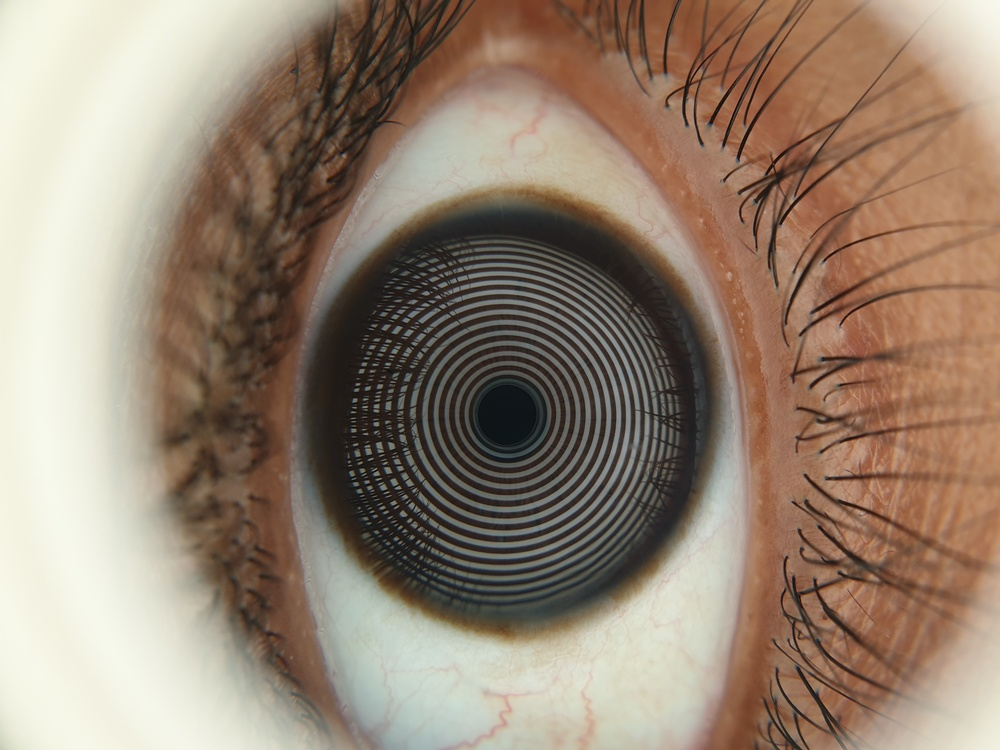
%> input picture Data/trial.jpg, 1000 x 750 px, shrunk from 4032 x 3024 before the run
$ octave --eval "result = findCenterGlow(imread('../../../Data/trial.jpg'));"   (GNU Octave 9; MATLAB toolbox functions it lacks are replaced by stand-ins)
%> lines starting %> are read from the running program, lines starting %| are printed output that depends on the picture; in (x1, y1, x2, y2) boxes, pixels count from 0 and x2, y2 are one past the last pixel; in counts of white or black regions, pixels touching at a corner belong together; the program's own positions count from 1
function [center, bwFilled] = findCenterGlow(I)
% FINDCENTERGLOW (Rewritten for Enhanced/CLAHE Images)
% Finds the center of the Placido disk by locating the geometric
% hub of the concentric ring structures.

    % 1. Ensure grayscale and double format
    if size(I, 3) == 3
        I = rgb2gray(I);
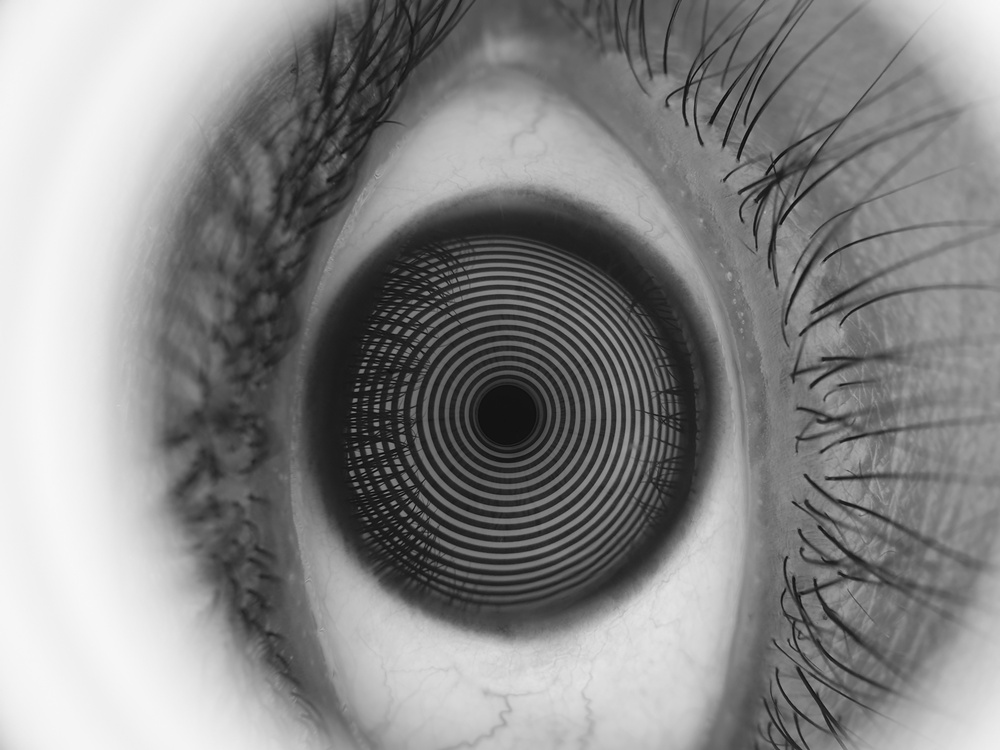
%> I: size 750x1000 uint8; min 5, max 248, mean 135.4
    end
    I = im2double(I);
%> I: size 750x1000 double

    % 2. Clean up local artifacts and isolate ring edges
    % Instead of top-hatting a glow, we binarize the sharp mires directly
    bw_rings = imbinarize(I, 'adaptive', 'Sensitivity', 0.5);
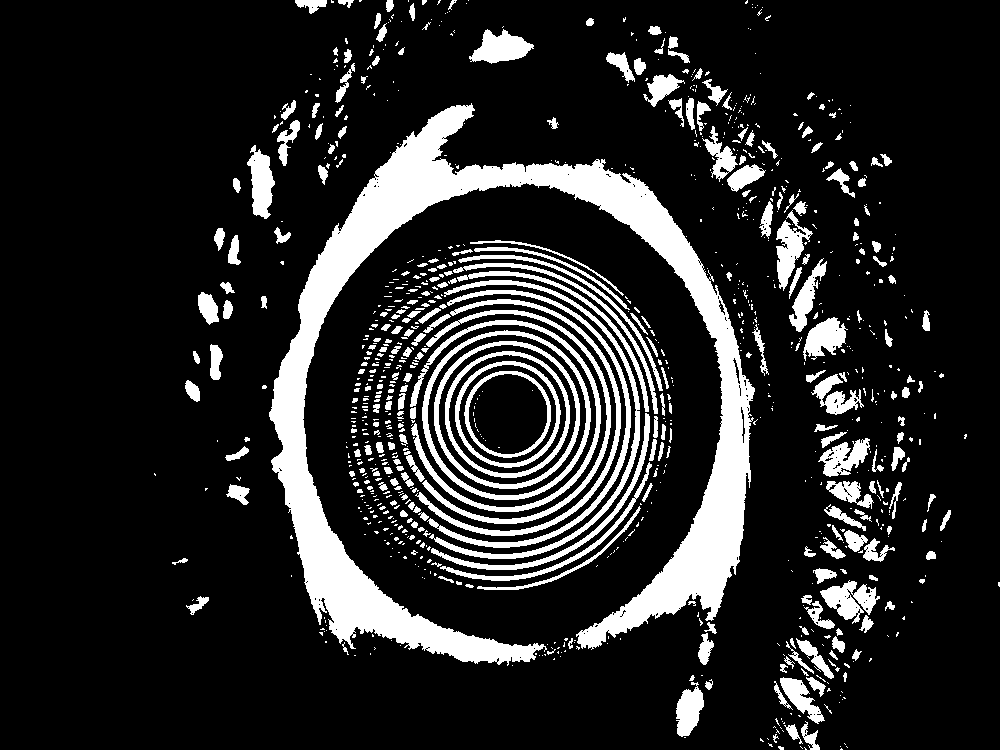
%> bw_rings: size 750x1000 logical; 15.6% white; 972 white regions (687 under 20 px), largest, box (x1, y1, x2, y2) and area: (269, 103, 755, 666) 51167, (410, 320, 601, 512) 2862, (429, 280, 640, 559) 2739

    % 3. Fill the innermost ring completely to create a solid central core
    % This turns the center ring structure into a reliable solid circular mask
    bwFilled = imfill(bw_rings, 'holes');
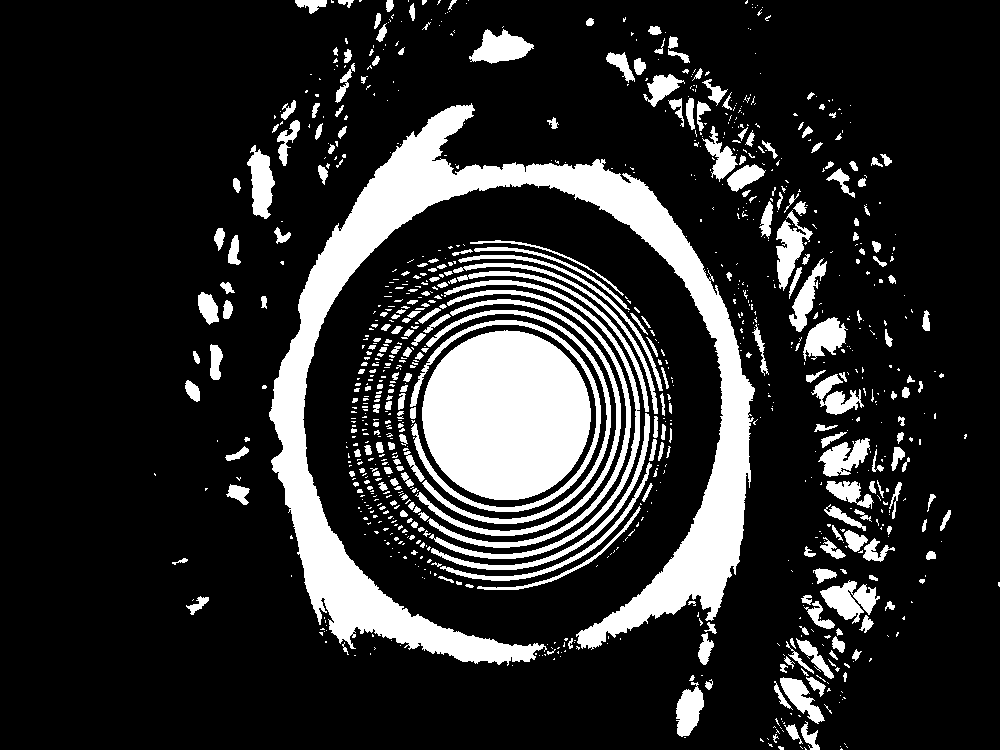
%> bwFilled: size 750x1000 logical; 17.5% white; 953 white regions (670 under 20 px)

    % 4. Find the properties of all connected structures
    stats = regionprops(bwFilled, 'Area', 'Circularity', 'Centroid', 'BoundingBox');
%> stats = 953 regions; largest, box (x1, y1, x2, y2), Area, Centroid and Circularity: (269, 103, 755, 666) 51455 [503.4 399.1] 0.0389, (422, 330, 591, 500) 22506 [506.9 415.9] 0.994, (410, 320, 601, 512) 2866 [507.7 419.7] 0.0256

    if isempty(stats)
        error('Could not find any structures. Check image contrast.');
    end

    % 5. Filter for the true center:
    % The corneal ring hub will be highly circular (>0.75) and
    % located near the middle region of the image matrix frame.
    [h, w] = size(I);
%> h = 750; w = 1000
    imgCenter = [w/2, h/2];
%> imgCenter = [500 375]

    validIdx = [];
    minDist = Inf;
    bestIdx = 1;

    for k = 1:length(stats)
        % Check if the shape is reasonably circular
        if stats(k).Circularity > 0.65 && stats(k).Area > 500
            % Measure distance from the literal image center to avoid eyelash edges
            distFromImgCenter = sqrt(sum((stats(k).Centroid - imgCenter).^2));
            if distFromImgCenter < minDist
                minDist = distFromImgCenter;
                bestIdx = k;
            end
        end
    end
%> after the loop, bestIdx = 366; distFromImgCenter = 315; minDist = 41.45

    % Extract the coordinates of our best central concentric hub match
    center = stats(bestIdx).Centroid;
%> center = [506.9 415.9]

    % 6. Recreate the precise working cornea boundary mask (cm) for the next steps
    % Generates a clean circular boundary centered on our found hub coordinates
    [X, Y] = meshgrid(1:w, 1:h);
    bwFilled = (X - center(1)).^2 + (Y - center(2)).^2 <= 380^2;
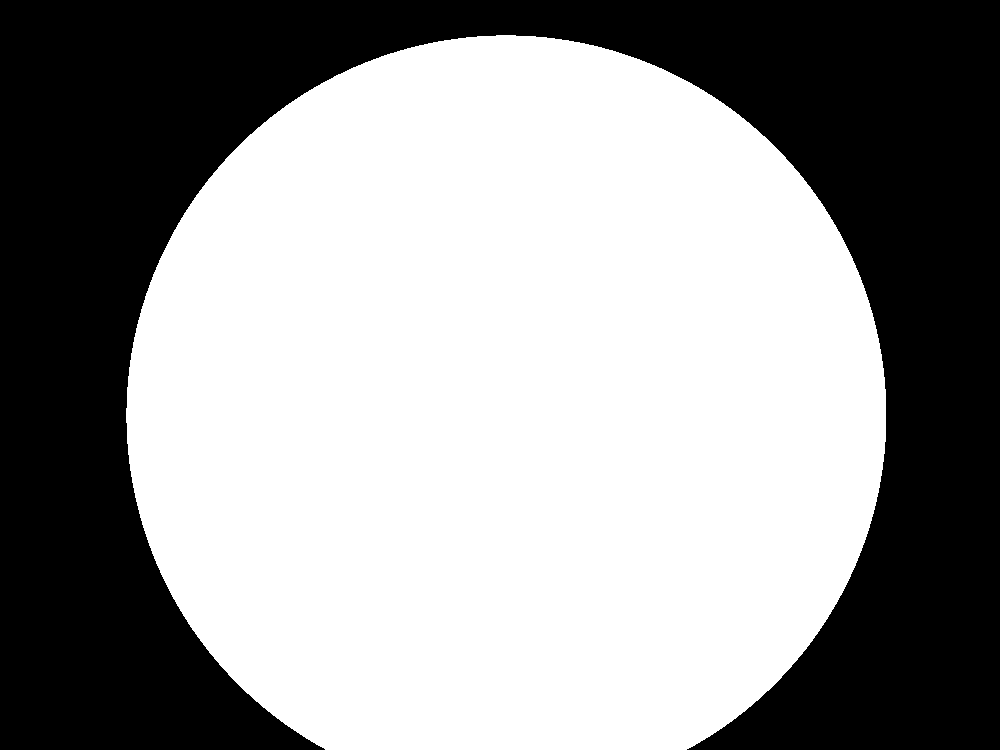
%> bwFilled: size 750x1000 logical; 59% white; 1 black region, box (x1, y1, x2, y2) and area: (0, 0, 1000, 750) 307382

end
